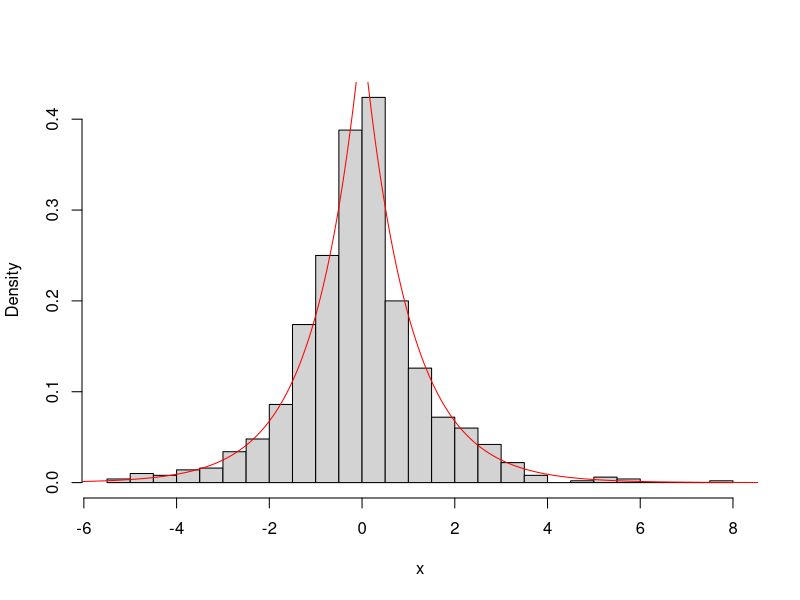
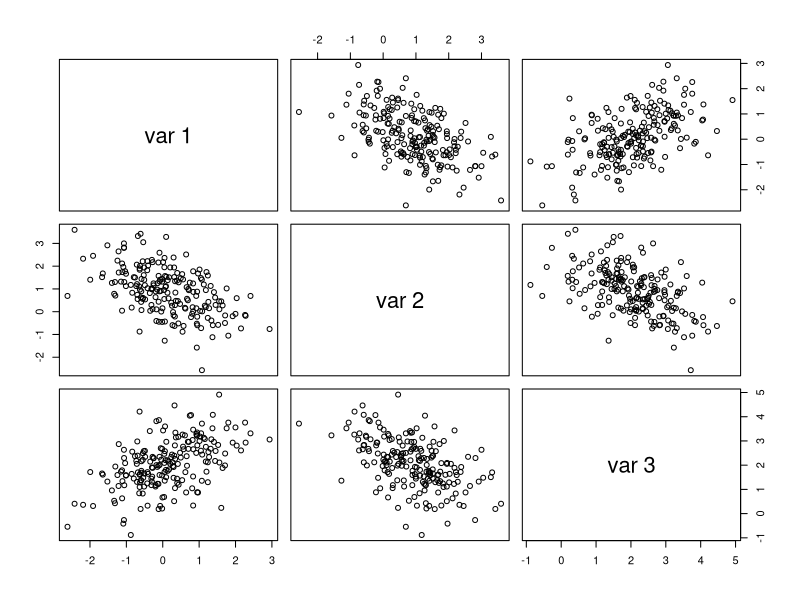
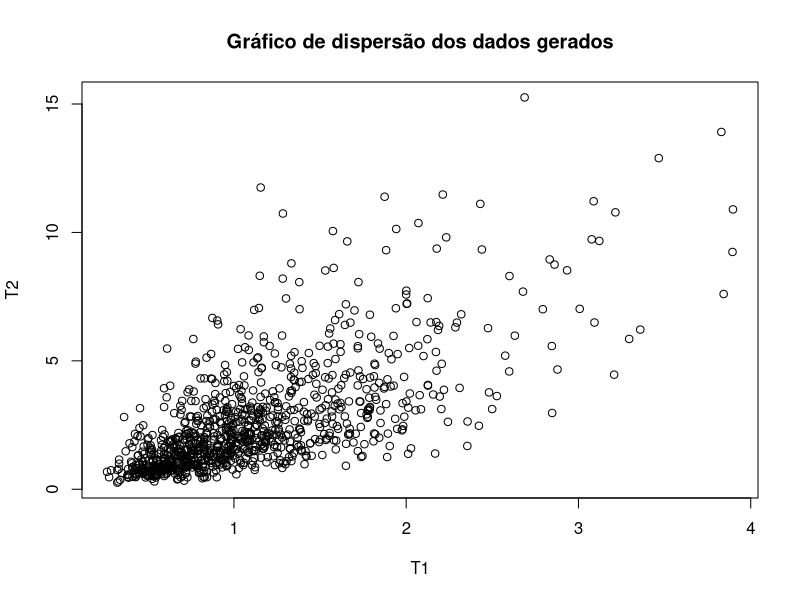

R code for these plots, in order:
## ---- chunk 1
# preparação do ambiente
set.seed(345)
## ---- chunk 2
n <- 1000
u <- runif(n)
x <- ifelse(u <= 0.5, log(2*u), -log(2*(1 - u)))

t <- seq(-10, 10, 0.01)
hist(x, probability = TRUE, main = "", breaks = 30)
lines(t, 0.5 * exp(-abs(t)), col = "red")
## ---- chunk 3
rmvn.Choleski <- function(n, mu, Sigma) {
d <- length(mu)
Q <- chol(Sigma)
Z <- matrix(rnorm(n*d), nrow=n, ncol=d)
X <- Z %*% Q + matrix(mu, n, d, byrow=TRUE)
X}

Sigma <- matrix(c(1.0, -0.5, 0.5,
                  -0.5, 1.0, -0.5,
                  0.5, -0.5, 1.0), nrow = 3, byrow = TRUE)
mu <- c(0, 1, 2)
n <- 200
X <- rmvn.Choleski(n, mu, Sigma)
pairs(X)
## ---- chunk 4
alpha1 <- 0.5
alpha2 <- 0.8
beta1 <- 1
beta2 <- 2
rho <- 0.7
## ---- chunk 5
U1 <- rnorm(1000, 0, 1)
U2 <- rnorm(1000, 0, 1)
## ---- chunk 6
Z1 <- (sqrt(1 + rho) + sqrt(1 - rho)) / 2 * U1 +
 (sqrt(1 + rho) - sqrt(1 - rho)) / 2 * U2
Z2 <- (sqrt(1 + rho) - sqrt(1 - rho)) / 2 * U1 + 
(sqrt(1 + rho) + sqrt(1 - rho)) / 2 * U2
## ---- chunk 7
T1 <- beta1 * (0.5 * alpha1 * Z1 + sqrt((0.5 * alpha1 * Z1)^2 + 1))^2
T2 <- beta2 * (0.5 * alpha2 * Z2 + sqrt((0.5 * alpha2 * Z2)^2 + 1))^2
## ---- chunk 8
plot(T1, T2, xlab = "T1", ylab = "T2", main = "Gráfico de dispersão dos dados gerados")
